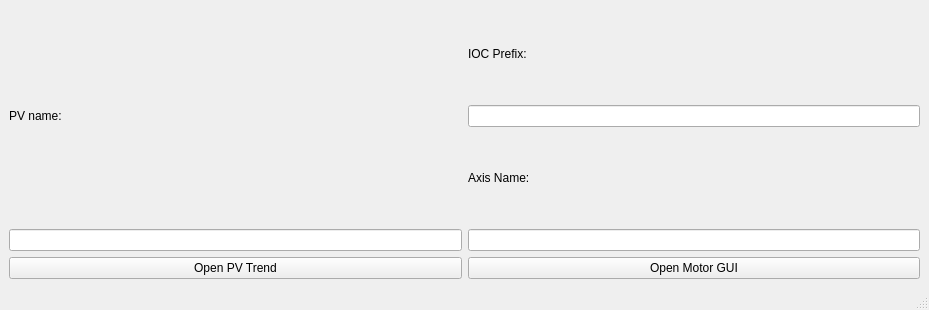
<?xml version="1.0" encoding="UTF-8"?>
<ui version="4.0">
 <class>MainWindow</class>
 <widget class="QMainWindow" name="MainWindow">
  <property name="geometry">
   <rect>
    <x>0</x>
    <y>0</y>
    <width>929</width>
    <height>310</height>
   </rect>
  </property>
  <property name="windowTitle">
   <string>ECMC</string>
  </property>
  <widget class="QWidget" name="centralwidget">
   <layout class="QGridLayout" name="gridLayout">
    <item row="0" column="0">
     <layout class="QHBoxLayout" name="horizontalLayout">
      <item>
       <layout class="QVBoxLayout" name="pvLayout">
        <item>
         <widget class="QLabel" name="label_2">
          <property name="text">
           <string>PV name:</string>
          </property>
         </widget>
        </item>
        <item>
         <widget class="QLineEdit" name="lineEdit"/>
        </item>
        <item>
         <widget class="QPushButton" name="pbStartpvTrend">
          <property name="text">
           <string>Open PV Trend</string>
          </property>
         </widget>
        </item>
       </layout>
      </item>
      <item>
       <layout class="QVBoxLayout" name="motorLayout">
        <item>
         <widget class="QLabel" name="lblPrefix">
          <property name="text">
           <string>IOC Prefix:</string>
          </property>
         </widget>
        </item>
        <item>
         <widget class="QLineEdit" name="lineIOCPrefix"/>
        </item>
        <item>
         <widget class="QLabel" name="label">
          <property name="text">
           <string>Axis Name:</string>
          </property>
         </widget>
        </item>
        <item>
         <widget class="QLineEdit" name="lineAxisName"/>
        </item>
        <item>
         <widget class="QPushButton" name="pbStartMotorGUI">
          <property name="text">
           <string>Open Motor GUI</string>
          </property>
         </widget>
        </item>
       </layout>
      </item>
     </layout>
    </item>
   </layout>
  </widget>
  <widget class="QStatusBar" name="statusbar"/>
  <action name="actionExit">
   <property name="text">
    <string>Exit</string>
   </property>
  </action>
 </widget>
 <resources/>
 <connections/>
</ui>
